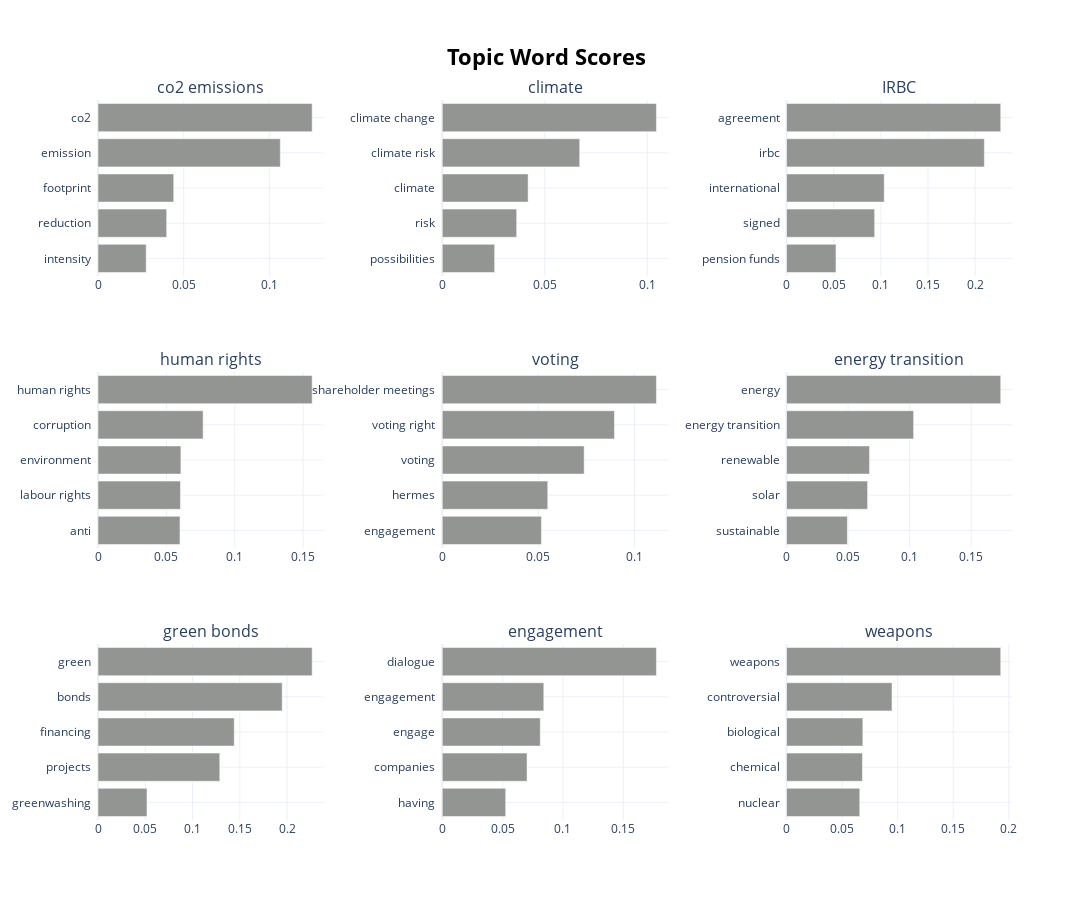

The notebook cell saved with this chart:
### Code cell
#Create custom label for selection of topics and visualize
new_labels = {2:'CO2_uitstoot',4:'klimaat',6:'PRI',7:'IMVB',17:'mensenrechten',18:'stemmen',19:'energietransitie',30:'groene obligaties',25:'engagement',13:'wapens'}
topic_model.set_topic_labels(new_labels)
visualize_barchart(topic_model,topics=[2,4,7,17,18,19,30,25,13],custom_labels=True)

### Figure 1 — Plotly figure (JSON) as saved in the notebook; plotly's stock layout.template omitted (floating-point values rounded to 4 significant figures)
{"data": [{"marker": {"color": "#929591"}, "orientation": "h", "type": "bar", "x": [0.02811, 0.04007, 0.04419, 0.1064, 0.125], "xaxis": "x", "y": ["intensity  ", "reduction  ", "footprint  ", "emission  ", "co2  "], "yaxis": "y"}, {"marker": {"color": "#929591"}, "orientation": "h", "type": "bar", "x": [0.02555, 0.0363, 0.04189, 0.06705, 0.1045], "xaxis": "x2", "y": ["possibilities  ", "risk  ", "climate  ", "climate risk  ", "climate change  "], "yaxis": "y2"}, {"marker": {"color": "#929591"}, "orientation": "h", "type": "bar", "x": [0.05243, 0.09344, 0.1036, 0.2098, 0.2271], "xaxis": "x3", "y": ["pension funds  ", "signed  ", "international  ", "irbc  ", "agreement  "], "yaxis": "y3"}, {"marker": {"color": "#929591"}, "orientation": "h", "type": "bar", "x": [0.05997, 0.0603, 0.06062, 0.07686, 0.1566], "xaxis": "x4", "y": ["anti  ", "labour rights  ", "environment  ", "corruption  ", "human rights  "], "yaxis": "y4"}, {"marker": {"color": "#929591"}, "orientation": "h", "type": "bar", "x": [0.0516, 0.0549, 0.07384, 0.08961, 0.1115], "xaxis": "x5", "y": ["engagement  ", "hermes  ", "voting  ", "voting right  ", "shareholder meetings  "], "yaxis": "y5"}, {"marker": {"color": "#929591"}, "orientation": "h", "type": "bar", "x": [0.04939, 0.06584, 0.0674, 0.1032, 0.174], "xaxis": "x6", "y": ["sustainable  ", "solar  ", "renewable  ", "energy transition  ", "energy  "], "yaxis": "y6"}, {"marker": {"color": "#929591"}, "orientation": "h", "type": "bar", "x": [0.05182, 0.1288, 0.1441, 0.1948, 0.2266], "xaxis": "x7", "y": ["greenwashing  ", "projects  ", "financing  ", "bonds  ", "green  "], "yaxis": "y7"}, {"marker": {"color": "#929591"}, "orientation": "h", "type": "bar", "x": [0.05254, 0.07022, 0.08117, 0.08408, 0.1774], "xaxis": "x8", "y": ["having  ", "companies  ", "engage  ", "engagement  ", "dialogue  "], "yaxis": "y8"}, {"marker": {"color": "#929591"}, "orientation": "h", "type": "bar", "x": [0.06589, 0.06833, 0.06868, 0.09492, 0.1928], "xaxis": "x9", "y": ["nuclear  ", "chemical  ", "biological  ", "controversial  ", "weapons  "], "yaxis": "y9"}], "layout": {"annotations": [{"font": {"size": 16}, "showarrow": false, "text": "co2 emissions", "x": 0.1233, "xanchor": "center", "xref": "paper", "y": 1, "yanchor": "bottom", "yref": "paper"}, {"font": {"size": 16}, "showarrow": false, "text": "climate", "x": 0.5, "xanchor": "center", "xref": "paper", "y": 1, "yanchor": "bottom", "yref": "paper"}, {"font": {"size": 16}, "showarrow": false, "text": "IRBC", "x": 0.8767, "xanchor": "center", "xref": "paper", "y": 1, "yanchor": "bottom", "yref": "paper"}, {"font": {"size": 16}, "showarrow": false, "text": "human rights", "x": 0.1233, "xanchor": "center", "xref": "paper", "y": 0.6222, "yanchor": "bottom", "yref": "paper"}, {"font": {"size": 16}, "showarrow": false, "text": "voting", "x": 0.5, "xanchor": "center", "xref": "paper", "y": 0.6222, "yanchor": "bottom", "yref": "paper"}, {"font": {"size": 16}, "showarrow": false, "text": "energy transition", "x": 0.8767, "xanchor": "center", "xref": "paper", "y": 0.6222, "yanchor": "bottom", "yref": "paper"}, {"font": {"size": 16}, "showarrow": false, "text": "green bonds", "x": 0.1233, "xanchor": "center", "xref": "paper", "y": 0.2444, "yanchor": "bottom", "yref": "paper"}, {"font": {"size": 16}, "showarrow": false, "text": "engagement", "x": 0.5, "xanchor": "center", "xref": "paper", "y": 0.2444, "yanchor": "bottom", "yref": "paper"}, {"font": {"size": 16}, "showarrow": false, "text": "weapons", "x": 0.8767, "xanchor": "center", "xref": "paper", "y": 0.2444, "yanchor": "bottom", "yref": "paper"}], "height": 900, "hoverlabel": {"bgcolor": "white", "font": {"family": "Rockwell", "size": 12}}, "showlegend": false, "title": {"font": {"color": "Black", "size": 22}, "text": "<b>Topic Word Scores", "x": 0.5, "xanchor": "center", "yanchor": "top"}, "width": 1200, "xaxis": {"anchor": "y", "domain": [0, 0.2467], "showgrid": true}, "xaxis2": {"anchor": "y2", "domain": [0.3767, 0.6233], "showgrid": true}, "xaxis3": {"anchor": "y3", "domain": [0.7533, 1], "showgrid": true}, "xaxis4": {"anchor": "y4", "domain": [0, 0.2467], "showgrid": true}, "xaxis5": {"anchor": "y5", "domain": [0.3767, 0.6233], "showgrid": true}, "xaxis6": {"anchor": "y6", "domain": [0.7533, 1], "showgrid": true}, "xaxis7": {"anchor": "y7", "domain": [0, 0.2467], "showgrid": true}, "xaxis8": {"anchor": "y8", "domain": [0.3767, 0.6233], "showgrid": true}, "xaxis9": {"anchor": "y9", "domain": [0.7533, 1], "showgrid": true}, "yaxis": {"anchor": "x", "domain": [0.7556, 1], "showgrid": true}, "yaxis2": {"anchor": "x2", "domain": [0.7556, 1], "showgrid": true}, "yaxis3": {"anchor": "x3", "domain": [0.7556, 1], "showgrid": true}, "yaxis4": {"anchor": "x4", "domain": [0.3778, 0.6222], "showgrid": true}, "yaxis5": {"anchor": "x5", "domain": [0.3778, 0.6222], "showgrid": true}, "yaxis6": {"anchor": "x6", "domain": [0.3778, 0.6222], "showgrid": true}, "yaxis7": {"anchor": "x7", "domain": [0, 0.2444], "showgrid": true}, "yaxis8": {"anchor": "x8", "domain": [0, 0.2444], "showgrid": true}, "yaxis9": {"anchor": "x9", "domain": [0, 0.2444], "showgrid": true}}}
